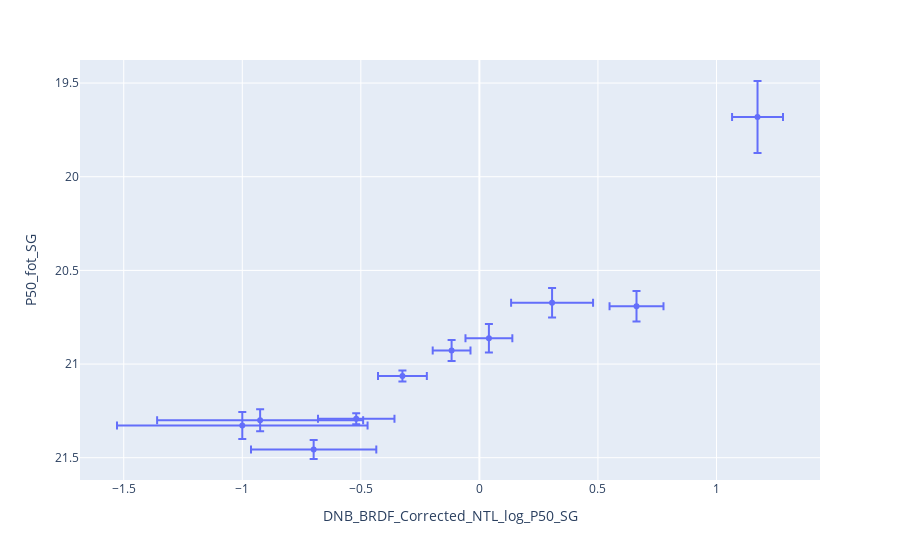

Here is the notebook cell this chart was saved with:
### Code cell
Grafico_intervalos('SG')
Ajuste('SG',True)

### Figure 1 — Plotly figure (JSON) as saved in the notebook; plotly's stock layout.template omitted (floating-point values rounded to 4 significant figures)
{"data": [{"error_x": {"array": [null, null, null, null, 0.5284, 0.4345, 0.2642, 0.1613, 0.103, 0.07969, 0.09883, 0.1729, null, 0.1138, null, 0.1074, null, null, null, null, null, null, null, null, null]}, "error_y": {"array": [null, null, null, null, 0.07184, 0.05853, 0.05065, 0.02937, 0.02945, 0.05595, 0.07585, 0.07878, null, 0.08198, null, 0.192, null, null, null, null, null, null, null, null, null]}, "hovertemplate": "DNB_BRDF_Corrected_NTL_log_P50_SG=%{x}<br>P50_fot_SG=%{y}<extra></extra>", "legendgroup": "", "marker": {"color": "#636efa", "symbol": "circle"}, "mode": "markers", "name": "", "orientation": "v", "showlegend": false, "type": "scatter", "x": [null, null, null, null, -1, -0.9247, -0.699, -0.5194, -0.3246, -0.1172, 0.04019, 0.3066, null, 0.6628, null, 1.173, null, null, null, null, null, null, null, null, null], "xaxis": "x", "y": [null, null, null, null, 21.33, 21.3, 21.46, 21.29, 21.06, 20.93, 20.86, 20.67, null, 20.69, null, 19.68, null, null, null, null, null, null, null, null, null], "yaxis": "y"}], "layout": {"legend": {"tracegroupgap": 0}, "margin": {"t": 60}, "xaxis": {"anchor": "y", "domain": [0, 1], "title": {"text": "DNB_BRDF_Corrected_NTL_log_P50_SG"}}, "yaxis": {"anchor": "x", "autorange": "reversed", "domain": [0, 1], "title": {"text": "P50_fot_SG"}}}}
